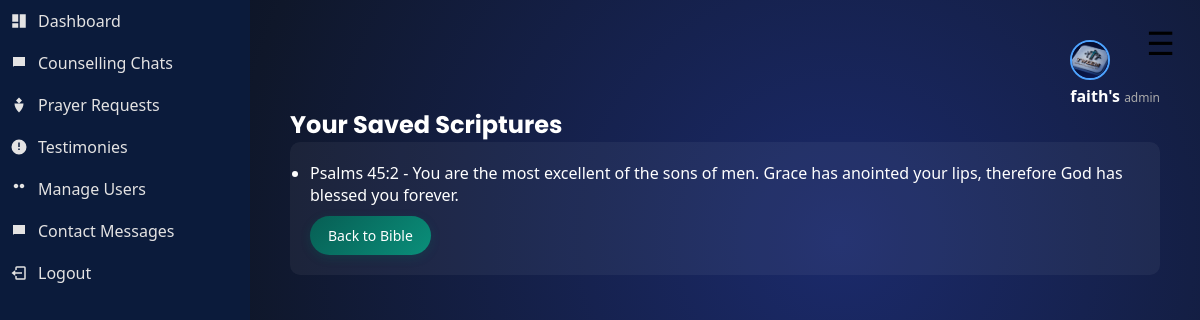
Screenshot of /saved_scriptures (signed in) with the database file from the repository.
### tables this page shows
CREATE TABLE users (
            id INTEGER PRIMARY KEY AUTOINCREMENT,
            name TEXT NOT NULL,
            email TEXT UNIQUE NOT NULL,
            password TEXT NOT NULL
        , role TEXT DEFAULT 'user', profile_pic TEXT, is_verified INTEGER DEFAULT 0, status TEXT DEFAULT 'active', warning TEXT DEFAULT '', reset_token TEXT);

CREATE TABLE saved_scriptures (
        id INTEGER PRIMARY KEY AUTOINCREMENT,
        verse TEXT
    );

### app.py (the view)
@app.route("/saved_scriptures")
def saved_scriptures():
    conn = sqlite3.connect("database.db")
    cursor = conn.cursor()
    cursor.execute("SELECT verse FROM saved_scriptures")
    verses = cursor.fetchall()
    conn.close()
    return render_template("saved_scriptures.html", verses=verses)

### app.py (called while the page is built)
@app.context_processor
def inject_user():
    if "user_id" in session:
        conn = sqlite3.connect("database.db")
        conn.row_factory = sqlite3.Row
        cursor = conn.cursor()
        cursor.execute("SELECT * FROM users WHERE id=?", (session["user_id"],))
        user = cursor.fetchone()
        conn.close()
        return dict(user=user)
    return dict(user=None)

### templates/saved_scriptures.html (shortened to what this page needs)
{% extends "layout.html" %}
{% block content %}
<section class="bible-section">
<h1>Your Saved Scriptures</h1>
<div class="bible-card">
{% if verses %}
    <ul>
        {% for verse in verses %}
            <li>{{ verse[0] }}</li>
        {% endfor %}
    </ul>
{% else %}
    <p>No saved scriptures yet.</p>
{% endif %}
<a href="/bible" class="save-btn"> Back to Bible</a>
</div>
</section>
{% endblock %}

### templates/layout.html (shortened to what this page needs)
<!DOCTYPE html>
<html lang="en">
<head>
    <link rel="stylesheet" href="{{ url_for('static', filename='css/style.css') }}">
    <link rel="stylesheet" href="{{ url_for('static', filename='css/mobile.css') }}">
</head>
<body class="light">
<div class="app">
<button id="menu-toggle-btn" onclick="toggleMenu()" class="menu-toggle-btn">☰</button>
    <aside class="sidebar" id="sidebar">
        <nav class="menu">
            {% if session.get("role") == "admin" %}
            <a href="/admin/dashboard">
                <svg><use href="#icon-dashboard"/></svg>
                Dashboard
            </a>
            <a href="/admin/chats">
                <svg><use href="#icon-chat"/></svg>
                Counselling Chats
            </a>
            <a href="/admin/prayers">
                <svg><use href="#icon-prayer"/></svg>
                Prayer Requests
            </a>
            <a href="/admin/testimonies">
                <svg><use href="#icon-testimony"/></svg>
                Testimonies
            </a>
            <a href="/admin/users">
                <svg><use href="#icon-users"/></svg>
                Manage Users
            </a>
            <a href="/admin/contacts">
                <svg><use href="#icon-chat"/></svg>
                Contact Messages
            </a>
            {% endif %}
            <a href="/logout">
                <svg><use href="#icon-logout"/></svg>
                Logout
            </a>
        </nav>
    </aside>
    <main class="content" id="content">
       <header class="topbar">
<div class="topbar-right">
<div class="topbar-right">
    <div class="admin-profile">
        <div class="profile-dropdown">
            <img
            src="{{ url_for('static', filename='uploads/' + user['profile_pic']) if user is defined and user['profile_pic'] else url_for('static', filename='logo.jpg') }}"
            class="profile-img"
            >
        <div class="admin-info">
            <span class="admin-name">{{ session.get("user_name", "User") }}</span>
            <span class="admin-role">{{ session.get("role", "Member") }}</span>
        </div>
</div>
</div>
</header>
        {% block content %}{% endblock %}
    </main>
</div>
</body>
</html>

### static/css/style.css (style rules this page uses)
* { margin: 0; padding: 0; box-sizing: border-box; font-family: 'Segoe UI', sans-serif; }
body, .sidebar, .content, .card, .bible-card { transition: background 0.4s ease, color 0.4s ease, width 0.35s ease, opacity 0.3s ease, transform 0.3s ease; }
body { font-family: 'Nunito', sans-serif; }
h1, h2, h3 { font-family: 'Poppins', sans-serif; }
body { min-height: 100vh; background: radial-gradient(circle at 70% 30%, #1b2a6b, #0f172a 60%, #020617 100%); color: white; overflow-x: hidden; transition: 0.3s ease; }
body::before { content: ""; position: fixed; width: 100%; height: 100%; background: url("https://www.transparenttextures.com/patterns/stardust.png"); opacity: 0.15; z-index: -1; }
.app { display: flex; height: 100vh; }
.sidebar { width: 250px; background: #0b1b3b; color: white; transition: width 0.35s ease; overflow: hidden; position: relative; }
.menu a { padding: 15px 20px; color: white; text-decoration: none; transition: opacity 0.3s ease, transform 0.3s ease, background 0.3s ease; }
.content { flex: 1; padding: 30px; transition: opacity 0.3s ease; }
body { transition: background 0.4s ease, color 0.4s ease; }
.menu { display: flex; flex-direction: column; }
.menu a { padding: 15px 20px; color: white; text-decoration: none; transition: 0.3s ease; }
.content { flex: 1; padding: 40px; position: relative; }
.topbar { display: flex; justify-content: flex-end; }
.bible-section { max-width: 900px; margin: 0 auto; }
.bible-card { background: rgba(255,255,255,0.05); padding: 20px; border-radius: 10px; margin-bottom: 20px; }
a { text-decoration: none; color: black; }
button { background-color: black; color: white; border: none; padding: 4px 16px; cursor: pointer; }
.topbar-right { display: flex; justify-content: flex-end; }
.admin-profile { display: flex; align-items: center; gap: 10px; }
.profile-img { width: 40px; height: 40px; border-radius: 50%; object-fit: cover; cursor: pointer; border: 2px solid #4da3ff; }
.profile-dropdown { position: relative; }
.admin-name { font-weight: bold; }
.admin-role { font-size: 12px; color: #aaa; }
.save-btn { margin-top:10px; display:block; background:#4CAF50; border:none; padding:5px 10px; border-radius:8px; color:#fff; cursor:pointer; }
.menu a { display: flex; align-items: center; gap: 10px; padding: 10px; text-decoration: none; color: #e4e3e3; }
.menu svg { width: 18px; height: 18px; fill: currentColor; }

### static/css/mobile.css (style rules this page uses)
.menu-toggle-btn { position: fixed; top: 15px; right: 15px; z-index: 9999; font-size: 26px; background: transparent; color: #fff; border: none; padding: 6px 10px; border-radius: 6px; cursor: pointer; width: auto; }
@media (min-width: 769px) { .menu-toggle-btn { font-size: 32px; background: none; color: #000; } }
.save-btn { background: linear-gradient(135deg, #075e54, #0a8f7a); color: white; border: none; padding: 10px 18px; border-radius: 25px; font-size: 14px; cursor: pointer; display: inline-flex; align-items: center; gap: 6px; transition: 0.2s ease; box-shadow: 0 3px 10px rgba(7,94,84,0.3); }

### rows the page displays
users: get "faith's", get "admin"
saved_scriptures: verse "Psalms 45:2 - You are the most excellent of the sons of men. Grace has anointed your lips, therefore God has blessed you forever."
